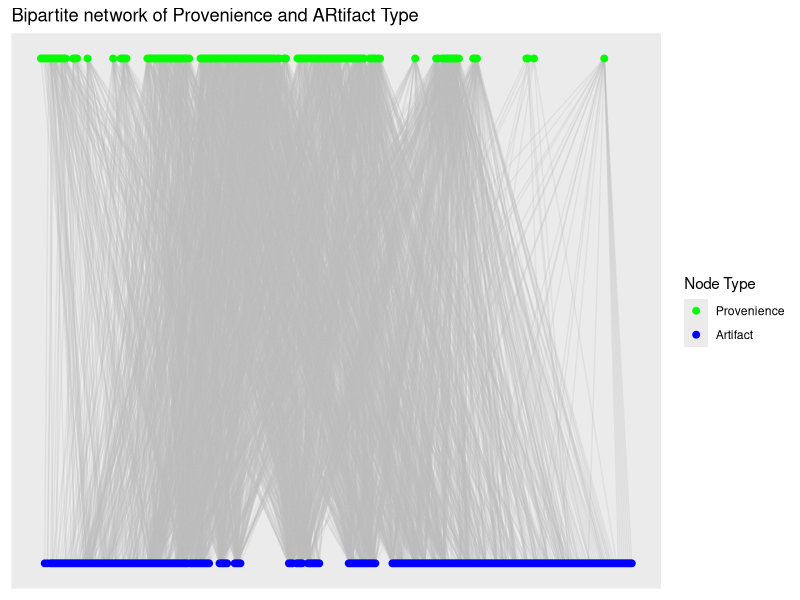
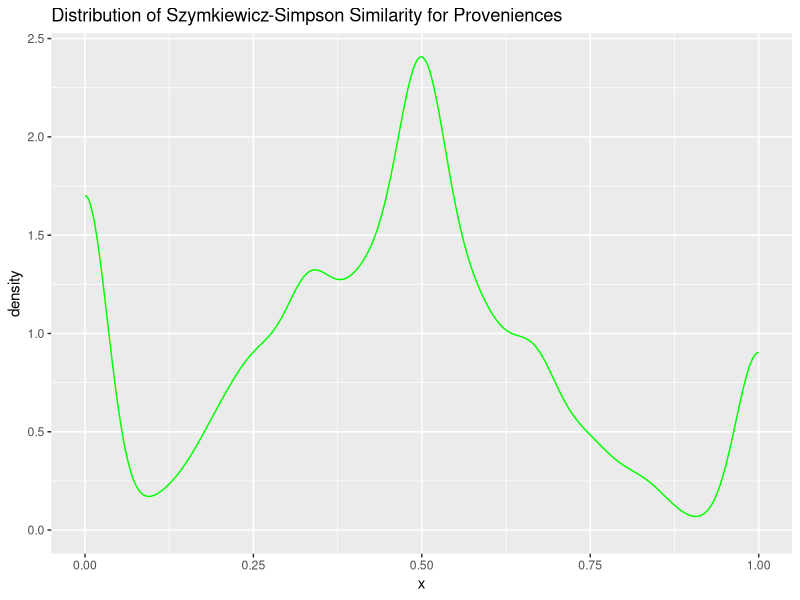
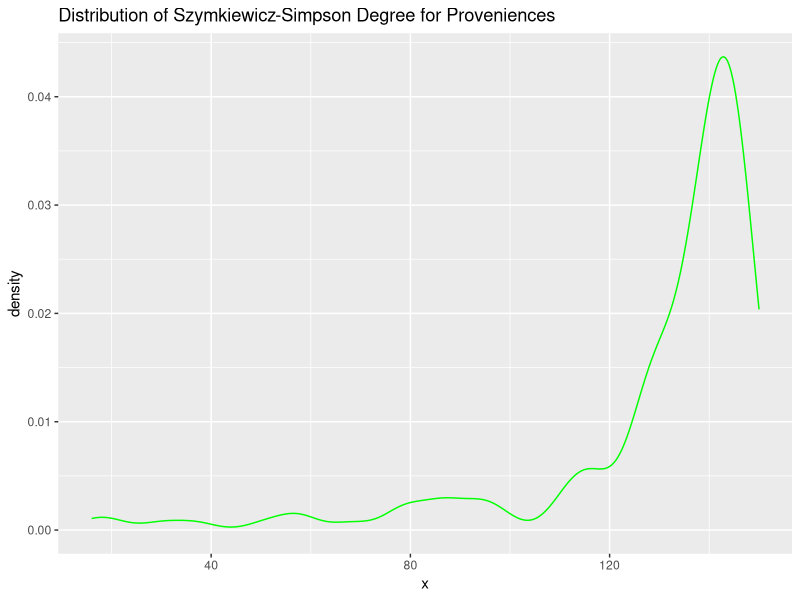
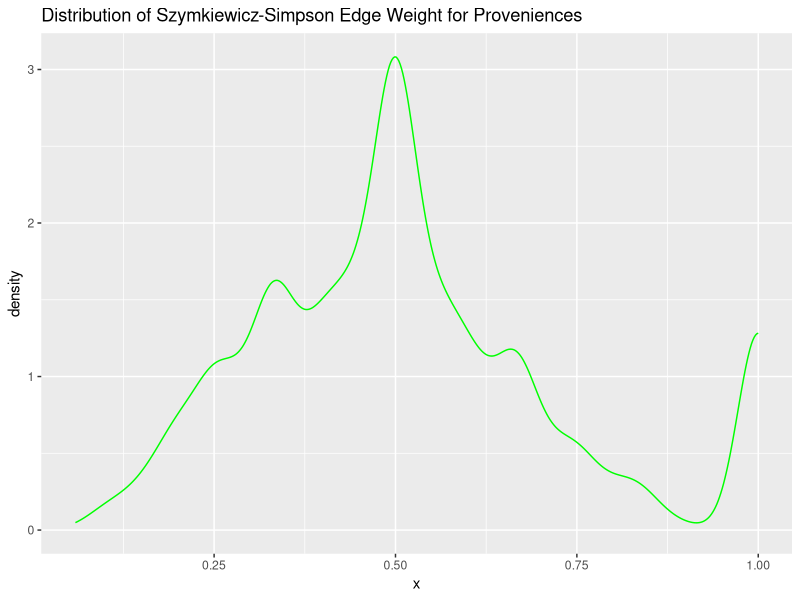
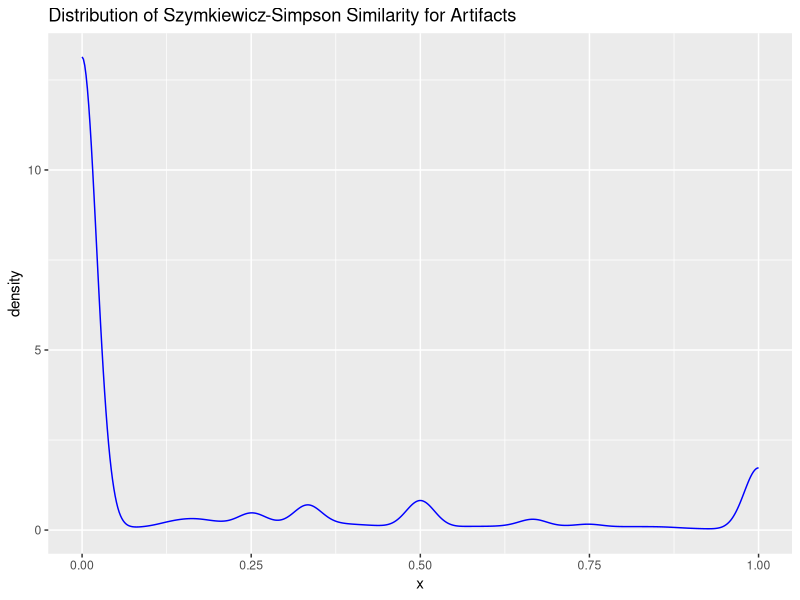
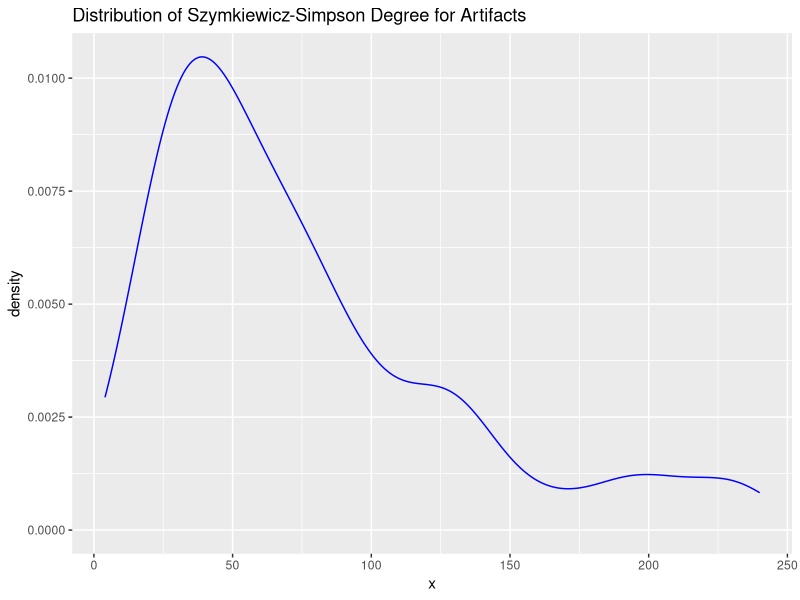
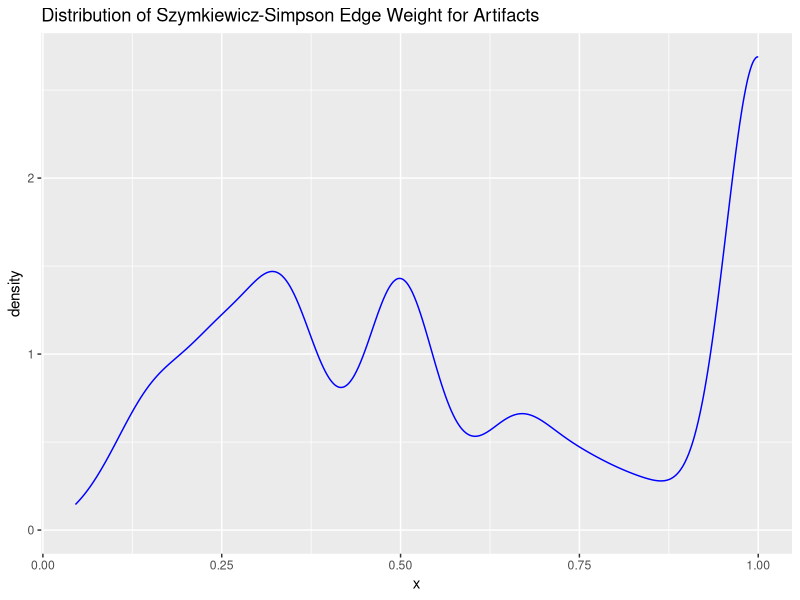
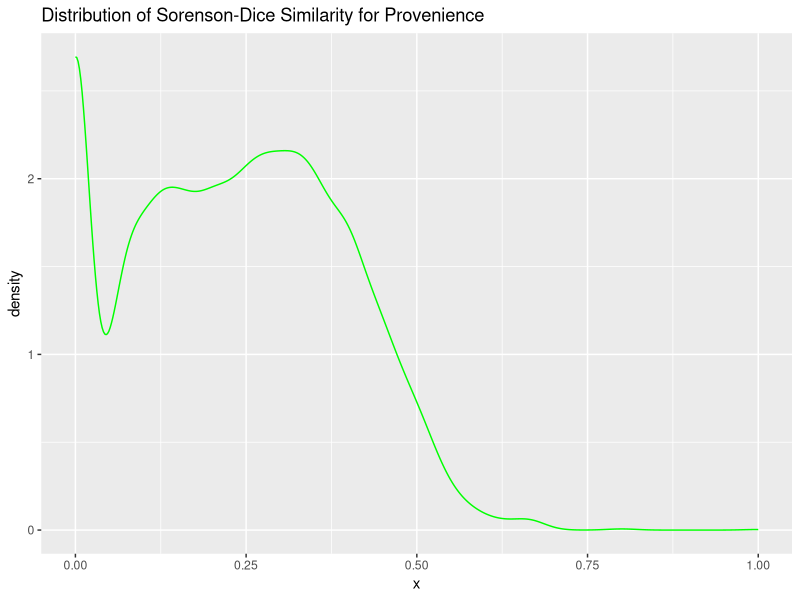

Write R code to recreate these figures, in order.

require(tidyverse)
require(igraph)
require(ggraph)

# Import data from file ---------------------------------------------------

dat <- read_csv("Catalog_SiteA.csv",
                col_select = c(LEVEL_ID, CODE))

# Create un-weighted bipartite graph --------------------------------------

g_assemblages_bpg <-
  graph_from_data_frame(unique.data.frame(select(dat, LEVEL_ID, CODE)),
                        directed = FALSE)

V(g_assemblages_bpg)$type <-
  bipartite_mapping(g_assemblages_bpg)$type

g_assemblages_bpg_layout <-
  g_assemblages_bpg %>% layout_as_bipartite()

g_assemblages_bpg %>%
  ggraph(layout = g_assemblages_bpg_layout) +
  geom_edge_link(color = "gray", alpha = 0.25) +
  geom_node_point(aes(color = type), size = 2) +
  scale_color_manual(
    values = c("green", "blue"),
    name = "Node Type",
    breaks = c(FALSE, TRUE),
    labels = c("Provenience", "Artifact")
  ) +
  ggtitle("Bipartite network of Provenience and ARtifact Type")


# Create incidence matrix from bipartite graph -----------------------------

g_assemblages_bpg_inc <- as_incidence_matrix(g_assemblages_bpg)

# Project one-mode graphs with igraph --------------------------------------

g_assemblages_proj <-
  bipartite_projection(g_assemblages_bpg, multiplicity = TRUE)

g_assemblages_proj_prov <- g_assemblages_proj$proj1

g_assemblages_proj_artifact <- g_assemblages_proj$proj2

# g_assemblages_proj_prov %>%
#   ggraph(layout = "fr") +
#   geom_edge_link(color = "gray", aes(alpha = weight)) +
#   geom_node_point(color = "green", size = 2) +
#   ggtitle("Network of Proveniences")

# g_assemblages_proj_artifact %>%
#   ggraph(layout = "fr") +
#   geom_edge_link(color = "gray", aes(alpha = weight)) +
#   geom_node_point(color = "blue", size = 2) +
#   ggtitle("Network of Artifact Types")


# Project one-mode graphs, Szymkiewicz-Simpson -----------------------------

overlap_coef_bin <- function(x) {
  # Calculate the pairwise sums of non-zero matrix elements to find the number
  # of intersecting elements between each input column
  bin_intersect_mat <- t(x) %*% x
  
  # Calculate the input column sums to find the individual size of each set
  col_sum <- apply(x, 2, function(xx)
    sum(xx != 0))
  
  # Find the smaller of each pair of sets by taking the matrix outer minimum
  min_set_size_mat <- outer(col_sum, col_sum, FUN = pmin)
  
  # Szymkiewicz-Simpson overlap coefficient is the pairwise intersection of two
  # sets divided by the size of the smaller set
  res <- bin_intersect_mat / min_set_size_mat
  
  # Set diagonal to identity
  diag(res) <- 1L
  
  # Assign input column names to rows and columns of return matrix
  dimnames(res) <- list(colnames(x), colnames(x))
  
  return(res)
}


## Project provenience -----------------------------------------------------

prov_adj_ssoc <- overlap_coef_bin(t(g_assemblages_bpg_inc))

prov_ssoc_vals <-
  prov_adj_ssoc[lower.tri(prov_adj_ssoc, diag = FALSE)]

ggplot(data = data.frame(x = c(prov_ssoc_vals)), aes(x = x)) +
  geom_density(color = "green") +
  ggtitle("Distribution of Szymkiewicz-Simpson Similarity for Proveniences")

g_assemblages_proj_prov_oc <-
  graph_from_adjacency_matrix(prov_adj_ssoc,
                              mode = "undirected",
                              weighted = TRUE,
                              diag = FALSE)

# g_assemblages_proj_prov_oc %>%
#   ggraph(layout = "kk") +
#   geom_edge_link(color = "gray", aes(alpha = weight)) +
#   geom_node_point(color = "green", size = 2) +
#   ggtitle("Network of Proveniences")

ggplot(data = data.frame(x = degree(g_assemblages_proj_prov_oc)), aes(x = x)) +
  geom_density(color = "green") +
  ggtitle("Distribution of Szymkiewicz-Simpson Degree for Proveniences")

ggplot(data = data.frame(x = E(g_assemblages_proj_prov_oc)$weight), aes(x = x)) +
  geom_density(color = "green") +
  ggtitle("Distribution of Szymkiewicz-Simpson Edge Weight for Proveniences")


## Project artifact types --------------------------------------------------

artifact_adj_ssoc <- overlap_coef_bin(g_assemblages_bpg_inc)

artifact_ssoc_vals <-
  artifact_adj_ssoc[lower.tri(artifact_adj_ssoc, diag = FALSE)]

ggplot(data = data.frame(x = c(artifact_ssoc_vals)), aes(x = x)) +
  geom_density(color = "blue") +
  ggtitle("Distribution of Szymkiewicz-Simpson Similarity for Artifacts")

g_assemblages_proj_artifact_oc <-
  graph_from_adjacency_matrix(
    artifact_adj_ssoc,
    mode = "undirected",
    weighted = TRUE,
    diag = FALSE
  )

# g_assemblages_proj_artifact_oc %>%
#   ggraph(layout = "kk") +
#   geom_edge_link(color = "gray", aes(alpha = weight)) +
#   geom_node_point(color = "blue", size = 2) +
#   ggtitle("Network of Artifacts")

ggplot(data = data.frame(x = degree(g_assemblages_proj_artifact_oc)), aes(x = x)) +
  geom_density(color = "blue") +
  ggtitle("Distribution of Szymkiewicz-Simpson Degree for Artifacts")

ggplot(data = data.frame(x = E(g_assemblages_proj_artifact_oc)$weight), aes(x = x)) +
  geom_density(color = "blue") +
  ggtitle("Distribution of Szymkiewicz-Simpson Edge Weight for Artifacts")


# Project one-mode graphs, Sorenson-Dice -----------------------------------

soren_dice_sim_bin <- function(x) {
  # Calculate the pairwise sums of non-zero matrix elements to find the number
  # of intersecting elements between each input column
  bin_intersect_mat <- t(x) %*% x
  
  # Calculate the input column sums, to find the individual size of each set
  col_sum <- apply(x, 2, function(xx)
    sum(xx != 0))
  
  # Calculate the matrix outer sums for pairwise sum of set sizes
  set_size_sum_mat <- outer(col_sum, col_sum, FUN = "+")
  
  # Sorenson-Dice index is twice the size of the intersections divided by the
  # sum of the sizes for each set
  res <- (2 * bin_intersect_mat) / set_size_sum_mat
  
  # Set diagonal to identity
  diag(res) <- 1L
  
  # Assign input column names to rows and columns of return matrix
  dimnames(res) <- list(colnames(x), colnames(x))
  return(res)
  
}

## Project provenience -----------------------------------------------------

prov_adj_sd <- soren_dice_sim_bin(t(g_assemblages_bpg_inc))

prov_sd_val <-
  prov_adj_sd[lower.tri(prov_adj_sd, diag = FALSE)]

ggplot(data = data.frame(x = prov_sd_val), aes(x = x)) +
  geom_density(color = "green") +
  ggtitle("Distribution of Sorenson-Dice Similarity for Provenience")

g_assemblages_proj_prov_sd <-
  graph_from_adjacency_matrix(prov_adj_sd,
                              mode = "undirected",
                              weighted = TRUE,
                              diag = FALSE)

# g_assemblages_proj_prov_sd %>%
#   ggraph(layout = "kk") +
#   geom_edge_link(color = "gray", aes(alpha = weight)) +
#   geom_node_point(color = "green", size = 2) +
#   ggtitle("Network of Proveniences")

ggplot(data = data.frame(x = degree(g_assemblages_proj_prov_sd)), aes(x = x)) +
  geom_density(color = "green") +
  ggtitle("Distribution of Sorenson-Dice Degree for Proveniences")

ggplot(data = data.frame(x = E(g_assemblages_proj_prov_sd)$weight), aes(x = x)) +
  geom_density(color = "green") +
  ggtitle("Distribution of Sorenson-Dice Edge Weight for Proveniences")


## Project artifact types --------------------------------------------------

artifact_adj_sd <- soren_dice_sim_bin(g_assemblages_bpg_inc)

artifact_sd_val <-
  artifact_adj_sd[lower.tri(artifact_adj_sd, diag = FALSE)]

ggplot(data = data.frame(x = artifact_sd_val), aes(x = x)) +
  geom_density(color = "blue") +
  ggtitle("Distribution of Sorenson-Dice Similarity for Artifacts")

g_assemblages_proj_artifact_sd <-
  graph_from_adjacency_matrix(artifact_adj_sd,
                              mode = "undirected",
                              weighted = TRUE,
                              diag = FALSE)

# g_assemblages_artifact_prov_sd %>%
#   ggraph(layout = "kk") +
#   geom_edge_link(color = "gray", aes(alpha = weight)) +
#   geom_node_point(color = "green", size = 2) +
#   ggtitle("Network of Artifacts")

ggplot(data = data.frame(x = degree(g_assemblages_proj_artifact_sd)), aes(x = x)) +
  geom_density(color = "blue") +
  ggtitle("Distribution of Sorenson-Dice Degree for Artifacts")

ggplot(data = data.frame(x = E(g_assemblages_proj_artifact_sd)$weight), aes(x = x)) +
  geom_density(color = "blue") +
  ggtitle("Distribution of Sorenson-Dice Edge Weight for Artifacts")


# Project one-mode graphs, Jaccard ----------------------------------------

jaccard_sim_bin <- function(x) {
  # Calculate the pairwise sums of non-zero matrix elements to find the number
  # of intersecting elements between each input column
  bin_intersect_mat <- t(x) %*% x
  
  # Calculate the input column sums to find the individual size of each set
  x_col_sum <- apply(x, 2, function(xx)
    sum(xx != 0))
  
  # Calculate the matrix outer sums for pairwise sum of set sizes
  set_size_sum_mat <- outer(x_col_sum, x_col_sum, FUN = "+")
  
  # Jaccard index is intersection of set sizes over the size of the union of
  # sets
  res <- bin_intersect_mat / (set_size_sum_mat - bin_intersect_mat)
  
  # Set diagonal to identity
  diag(res) <- 1L
  
  # Assign input column names to rows and columns of return matrix
  dimnames(res) <- list(colnames(x), colnames(x))
  
  return(res)
}

## Project provenience -----------------------------------------------------

prov_adj_jacc <- jaccard_sim_bin(t(g_assemblages_bpg_inc))

prov_jacc_val <-
  prov_adj_jacc[lower.tri(prov_adj_jacc, diag = FALSE)]

ggplot(data = data.frame(x = prov_jacc_val), aes(x = x)) +
  geom_density(color = "green") +
  ggtitle("Distribution of Jaccard Similarity for Provenience")

g_assemblages_proj_prov_jacc <-
  graph_from_adjacency_matrix(prov_adj_jacc,
                              mode = "undirected",
                              weighted = TRUE,
                              diag = FALSE)

# g_assemblages_proj_prov_jacc %>%
#   ggraph(layout = "kk") +
#   geom_edge_link(color = "gray", aes(alpha = weight)) +
#   geom_node_point(color = "green", size = 2) +
#   ggtitle("Network of Proveniences")

ggplot(data = data.frame(x = degree(g_assemblages_proj_prov_jacc)), aes(x = x)) +
  geom_density(color = "green") +
  ggtitle("Distribution of Jaccard Degree for Proveniences")

ggplot(data = data.frame(x = E(g_assemblages_proj_prov_jacc)$weight), aes(x = x)) +
  geom_density(color = "green") +
  ggtitle("Distribution of Jaccard Edge Weight for Proveniences")


## Project artifact types --------------------------------------------------

artifact_adj_jacc <- jaccard_sim_bin(g_assemblages_bpg_inc)

artifact_jacc_val <-
  artifact_adj_jacc[lower.tri(artifact_adj_jacc, diag = FALSE)]

ggplot(data = data.frame(x = artifact_jacc_val), aes(x = x)) +
  geom_density(color = "blue") +
  ggtitle("Distribution of Jaccard Similarity for Artifacts")

g_assemblages_proj_artifact_jacc <-
  graph_from_adjacency_matrix(
    artifact_adj_jacc,
    mode = "undirected",
    weighted = TRUE,
    diag = FALSE
  )

# g_assemblages_proj_prov_jacc %>%
#   ggraph(layout = "kk") +
#   geom_edge_link(color = "gray", aes(alpha = weight)) +
#   geom_node_point(color = "blue", size = 2) +
#   ggtitle("Network of Artifacts")

ggplot(data = data.frame(x = degree(g_assemblages_proj_artifact_jacc)), aes(x = x)) +
  geom_density(color = "blue") +
  ggtitle("Distribution of Jaccard Degree for Artifacts")

ggplot(data = data.frame(x = E(g_assemblages_proj_artifact_jacc)$weight), aes(x = x)) +
  geom_density(color = "blue") +
  ggtitle("Distribution of Jaccard Edge Weight for Artifacts")

# TOM Adjacency -----------------------------------------------------------

tom_adjacency_matrix <- function(adj_mat) {
  l_mat <- adj_mat %*% t(adj_mat)
  
  k_row <- rowSums(adj_mat)
  k_col <- colSums(adj_mat)
  k_min <- outer(k_row, k_col, FUN = pmin)
  
  tom_adj <- (l_mat + adj_mat) / (k_min + 1 - adj_mat)
  
  diag(tom_adj) <- 1
  
  dimnames(tom_adj) <- list(colnames(adj_mat), colnames(adj_mat))
  
  return(tom_adj)
}

## Provenience overlap matrix ----------------------------------------------



## Artifact type overlap matrix---------------------------------------------
